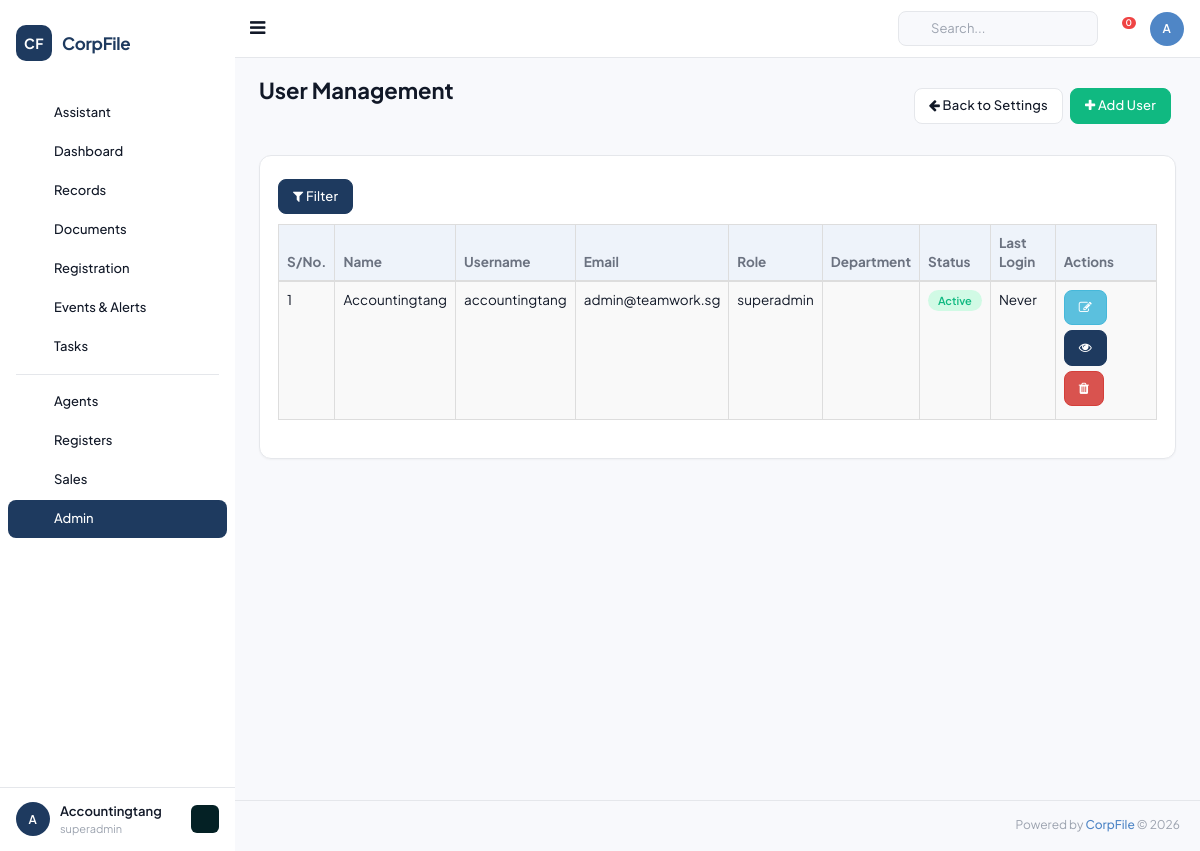
Screenshot of /user_settings/manage_users (signed in) with the database file from the repository.
### tables this page shows
CREATE TABLE `users` (
  `id` INT UNSIGNED AUTO_INCREMENT PRIMARY KEY,
  `client_id` INT UNSIGNED NOT NULL,
  `username` VARCHAR(100) NOT NULL,
  `password` VARCHAR(255) NOT NULL,
  `name` VARCHAR(255) NOT NULL,
  `email` VARCHAR(255) DEFAULT NULL,
  `phone` VARCHAR(50) DEFAULT NULL,
  `role` ENUM('superadmin','admin','user','viewer') DEFAULT 'user',
  `user_group_id` INT UNSIGNED DEFAULT NULL,
  `profile_image` VARCHAR(500) DEFAULT NULL,
  `status` TINYINT DEFAULT 1,
  `last_login` DATETIME DEFAULT NULL,
  `created_at` DATETIME DEFAULT CURRENT_TIMESTAMP,
  `updated_at` DATETIME DEFAULT CURRENT_TIMESTAMP ON UPDATE CURRENT_TIMESTAMP,
  FOREIGN KEY (`client_id`) REFERENCES `clients`(`id`) ON DELETE CASCADE,
  UNIQUE KEY `uk_client_username` (`client_id`, `username`)
);

### application/views/settings/users.php (the view, shortened to what the rows shown need)
<div class="page-title">
    <div class="title_left">
        <h3>User Management</h3>
    </div>
    <div class="title_right">
        <div class="pull-right">
            <a href="<?= base_url('settings') ?>" class="btn btn-default btn-sm"><i class="fa fa-arrow-left"></i> Back to Settings</a>
            <button class="btn btn-success btn-sm" data-toggle="modal" data-target="#addUserModal"><i class="fa fa-plus"></i> Add User</button>
        </div>
    </div>
</div>
<div class="row">
    <div class="col-md-12">
        <div class="x_panel">
            <div class="x_content">
                <button class="btn btn-primary btn-sm" id="toggleFilter" style="margin-bottom:10px;">
                    <i class="fa fa-filter"></i> Filter
                </button>
                <table id="datatable-users" class="table table-striped table-bordered" style="width:100%">
                    <thead>
                        <tr style="background:#206570;color:#fff;">
                            <th>S/No.</th>
                            <th>Name</th>
                            <th>Username</th>
                            <th>Email</th>
                            <th>Role</th>
                            <th>Department</th>
                            <th>Status</th>
                            <th>Last Login</th>
                            <th>Actions</th>
                        </tr>
                    </thead>
                    <tbody>
                        <?php $sno = 1; foreach ($users as $u): ?>
                        <tr>
                            <td><?= $sno++ ?></td>
                            <td><?= htmlspecialchars($u->name ?? '') ?></td>
                            <td><?= htmlspecialchars($u->username ?? '') ?></td>
                            <td><?= htmlspecialchars($u->email ?? '') ?></td>
                            <td><?= htmlspecialchars($u->role ?? 'User') ?></td>
                            <td><?= htmlspecialchars($u->department ?? '') ?></td>
                            <td>
                                <span class="label label-<?= ($u->status ?? 1) == 1 ? 'success' : 'danger' ?>">
                                    <?= ($u->status ?? 1) == 1 ? 'Active' : 'Inactive' ?>
                                </span>
                            </td>
                            <td><?= !empty($u->last_login) ? date('d/m/Y H:i', strtotime($u->last_login)) : 'Never' ?></td>
                            <td>
                                <a href="<?= base_url("user_settings/edit_user/{$u->id}") ?>" class="btn btn-info btn-xs" title="Edit"><i class="fa fa-edit"></i></a>
                                <a href="<?= base_url("user_settings/view_user/{$u->id}") ?>" class="btn btn-primary btn-xs" title="View"><i class="fa fa-eye"></i></a>
                                <button class="btn btn-danger btn-xs delete-user" data-id="<?= $u->id ?>" title="Delete"><i class="fa fa-trash"></i></button>
                            </td>
                        </tr>
                        <?php endforeach; ?>
                    </tbody>
                </table>
            </div>
        </div>
    </div>
</div>

### application/views/layouts/main.php (shortened to what the rows shown need)
<!DOCTYPE html>
<html lang="en">
<head>
    <link href="<?= base_url('public/vendors/bootstrap/dist/css/bootstrap.min.css') ?>" rel="stylesheet">
    <link href="<?= base_url('public/vendors/font-awesome/css/font-awesome.min.css') ?>" rel="stylesheet">
    <link href="<?= base_url('public/vendors/nprogress/nprogress.css') ?>" rel="stylesheet">
    <link href="<?= base_url('public/vendors/iCheck/skins/flat/green.css') ?>" rel="stylesheet">
    <link href="<?= base_url('public/vendors/bootstrap-daterangepicker/daterangepicker.css') ?>" rel="stylesheet">
    <link href="<?= base_url('public/vendors/select2/dist/css/select2.min.css') ?>" rel="stylesheet">
    <link href="<?= base_url('public/vendors/fullcalendar/dist/fullcalendar.min.css') ?>" rel="stylesheet">
    <link href="<?= base_url('public/vendors/fullcalendar/dist/fullcalendar.print.min.css') ?>" rel="stylesheet" media="print">
    <link href="<?= base_url('public/vendors/google-code-prettify/bin/prettify.min.css') ?>" rel="stylesheet">
    <link href="<?= base_url('public/vendors/switchery/dist/switchery.min.css') ?>" rel="stylesheet">
    <link href="<?= base_url('public/vendors/sweetalert/dist/sweetalert.css') ?>" rel="stylesheet">
    <link href="<?= base_url('public/vendors/datatables.net-bs/css/dataTables.bootstrap.min.css') ?>" rel="stylesheet">
    <link href="<?= base_url('public/vendors/pnotify/dist/pnotify.css') ?>" rel="stylesheet">
    <link href="<?= base_url('public/vendors/pnotify/dist/pnotify.buttons.css') ?>" rel="stylesheet">
    <link href="<?= base_url('public/css/custom.min.css') ?>" rel="stylesheet">
    <link href="<?= base_url('public/css/custom.css') ?>" rel="stylesheet">
    <link href="<?= base_url('public/css/modern-theme.css') ?>?v=<?= time() ?>" rel="stylesheet">
</head>
<?php
    $uri_path = trim(parse_url($_SERVER['REQUEST_URI'] ?? '', PHP_URL_PATH), '/');
    $uri_segments = $uri_path ? explode('/', $uri_path) : [];
    $current_url = $uri_segments[0] ?? '';
    $user_name = isset($current_user->name) ? $current_user->name : 'Admin';
    $user_role = isset($current_user->role) ? $current_user->role : 'Administrator';
    $user_initials = strtoupper(substr($user_name, 0, 1) . (strpos($user_name, ' ') !== false ? substr($user_name, strpos($user_name, ' ') + 1, 1) : ''));
?>
<body class="nav-md modern-theme">
<div class="container body">
    <div class="main_container">
        <div class="col-md-3 left_col" id="modernSidebar">
            <div class="left_col scroll-view">
                <div class="navbar nav_title" style="border: 0;">
                    <a href="<?= base_url('dashboard') ?>" class="site_title cf-logo-link">
                        <span class="cf-logo-badge">CF</span>
                        <span class="cf-logo-text">CorpFile</span>
                    </a>
                </div>
                <div id="sidebar-menu" class="main_menu_side hidden-print main_menu">
                    <div class="menu_section">
                        <ul class="nav side-menu">
                            <li class="<?= ($current_url == 'chats') ? 'active' : '' ?>">
                                <a href="<?= base_url('chats') ?>">
                                    <span class="cf-nav-icon"><?= cf_icon('chat') ?></span>
                                    <span>Assistant</span>
                                </a>
                            </li>
                            <li class="<?= ($current_url == 'dashboard') ? 'active' : '' ?>">
                                <a href="<?= base_url('dashboard') ?>">
                                    <span class="cf-nav-icon"><?= cf_icon('dashboard') ?></span>
                                    <span>Dashboard</span>
                                </a>
                            </li>
                            <li class="<?= in_array($current_url, ['company_list','directors','shareholders','member','pre_company','post_company','Company_officials','corporate_shareholder','Sealings','mainadmin']) ? 'active' : '' ?>">
                                <a>
                                    <span class="cf-nav-icon"><?= cf_icon('company') ?></span>
                                    <span>Records</span>
                                </a>
                            </li>
                            <li class="<?= in_array($current_url, ['alldocuments','document_generator','esign']) ? 'active' : '' ?>">
                                <a>
                                    <span class="cf-nav-icon"><?= cf_icon('documents') ?></span>
                                    <span>Documents</span>
                                </a>
                            </li>
                            <li class="<?= in_array($current_url, ['registration','add_company']) ? 'active' : '' ?>">
                                <a href="<?= base_url('registration') ?>">
                                    <span class="cf-nav-icon"><?= cf_icon('registration') ?></span>
                                    <span>Registration</span>
                                </a>
                            </li>
                            <li class="<?= in_array($current_url, ['company_agm','duedatetracker']) ? 'active' : '' ?>">
                                <a>
                                    <span class="cf-nav-icon"><?= cf_icon('events') ?></span>
                                    <span>Events & Alerts</span>
                                </a>
                            </li>
                            <li class="<?= ($current_url == 'workflow') ? 'active' : '' ?>">
                                <a href="<?= base_url('workflow') ?>">
                                    <span class="cf-nav-icon"><?= cf_icon('projects') ?></span>
                                    <span>Tasks</span>
                                </a>
                            </li>
                            <li class="cf-nav-divider"></li>
                            <li class="<?= ($current_url == 'agents') ? 'active' : '' ?>">
                                <a href="<?= base_url('agents') ?>">
                                    <span class="cf-nav-icon"><?= cf_icon('agents') ?></span>
                                    <span>Agents</span>
                                </a>
                            </li>
                            <li class="<?= ($current_url == 'registers') ? 'active' : '' ?>">
                                <a>
                                    <span class="cf-nav-icon"><?= cf_icon('registers') ?></span>
                                    <span>Registers</span>
                                </a>
                            </li>
                            <li class="<?= in_array($current_url, ['leads','quotations','followups','sales_orders','sales_company']) ? 'active' : '' ?>">
                                <a>
                                    <span class="cf-nav-icon"><?= cf_icon('sales') ?></span>
                                    <span>Sales</span>
                                </a>
                            </li>
                            <li class="<?= in_array($current_url, ['general_settings','user_settings','css_settings','presales_settings','order_settings','pm_settings','support_settings']) ? 'active' : '' ?>">
                                <a>
                                    <span class="cf-nav-icon"><?= cf_icon('admin') ?></span>
                                    <span>Admin</span>
                                </a>
                            </li>
                        </ul>
                    </div>
                </div>
                <div class="sidebar-footer hidden-small">
                    <div class="cf-sidebar-user">
                        <div class="cf-user-avatar"><?= $user_initials ?></div>
                        <div class="cf-user-info">
                            <div class="cf-user-name"><?= htmlspecialchars($user_name) ?></div>
                            <div class="cf-user-role"><?= htmlspecialchars($user_role) ?></div>
                        </div>
                        <a href="<?= base_url('general_settings/company_type') ?>" class="cf-user-settings" title="Settings">
                        </a>
                    </div>
                </div>
            </div>
        </div>
        <div class="top_nav">
            <div class="nav_menu">
                <div class="nav toggle">
                    <a id="menu_toggle"><i class="fa fa-bars"></i></a>
                </div>
                <div class="cf-topbar-actions">
                    <div class="cf-topbar-search" id="globalSearchWrapper">
                        <input type="text" id="globalSearch" placeholder="Search..." class="cf-topbar-search-input" autocomplete="off">
                    </div>
                    <div class="dropdown cf-topbar-bell">
                        <a href="javascript:;" class="dropdown-toggle cf-topbar-icon-btn" id="navbarDropdown1" data-toggle="dropdown" aria-expanded="false">
                            <span class="cf-notif-dot" id="notification_count"><?= isset($notification_count) ? $notification_count : '0' ?></span>
                        </a>
                    </div>
                    <div class="dropdown cf-topbar-user">
                        <a href="javascript:;" class="dropdown-toggle cf-topbar-avatar-btn" id="navbarDropdown" data-toggle="dropdown" aria-expanded="false">
                            <span class="cf-topbar-avatar"><?= $user_initials ?></span>
                        </a>
                    </div>
                </div>
            </div>
        </div>
        <div class="right_col" role="main">
            <?php if (isset($content_view)): ?>
                <?php include APPPATH . 'views/' . $content_view . '.php'; ?>
            <?php endif; ?>
        </div>
        <footer>
            <div class="pull-right">
                Powered by <a href="javascript:;" style="color:var(--cf-accent); font-weight:500;">CorpFile</a> &copy; <?= date('Y') ?>
            </div>
            <div class="clearfix"></div>
        </footer>
    </div>
</div>
</body>
</html>

### rows the page displays
users: name "A", name "Accountingtang", role "superadmin", username "accountingtang", email "admin@teamwork.sg", status "Active"
